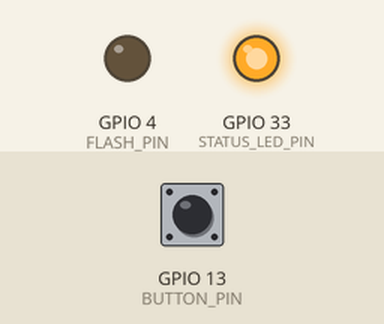
Recording of a sketch running on a simulated ESP32. Parts: output pins drawn as LEDs (lit = HIGH). The test bench sets the inputs (shaded band); at power-on: GPIO 13 (BUTTON_PIN) LOW. WiFi joins after 1.5 s; servers stay silent unless stated; uploads are accepted with an empty reply; the camera gives no picture; what the sketch prints to the serial monitor is not drawn.

Above: at 3.5 s.
3.6 s: GPIO 13 (BUTTON_PIN) pulled HIGH for 3.2 s
At 4.3 s:
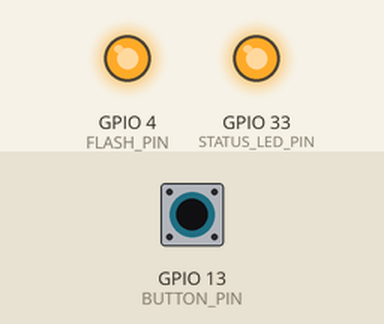
8.8 s: GPIO 13 (BUTTON_PIN) pulled HIGH for 0.15 s
At 10.5 s:
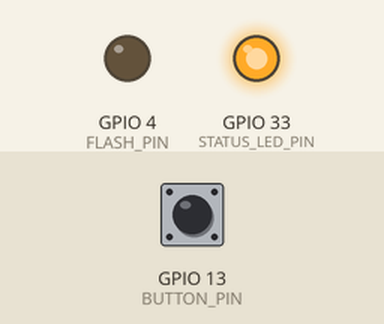
Timing chart, 0 to 12.0 s (numbered marks = the images above; inputs shaded):
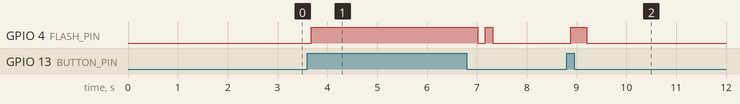

The sketch:

esp32-cam.ino
```cpp
/*
  SMART ROOM - DOOR CAMERA (ESP32-CAM, AI-Thinker)

  WORKFLOW:
  1. Turn the switch ON.
  2. Flash turns ON.
  3. Wait 3 seconds for the person to look at the camera.
  4. Capture one photo.
  5. Flash blinks twice.
  6. Send the photo to the Render server using HTTPS.
  7. Render saves the photo in Supabase.
  8. Laptop performs face recognition.
  9. Render sends the unlock command to the door ESP32 if authorized.

  One photo per switch ON.
  Turn OFF and ON again for another photo.

  WIRING:
  Switch:
    One leg -> 3V3
    Other leg -> GPIO 13

  FLASH:
    GPIO 4

  STATUS LED:
    GPIO 33 (active LOW)

  ARDUINO IDE:
    Board: AI Thinker ESP32-CAM
    Partition: Huge APP (3MB No OTA/1MB SPIFFS)
    Library: ArduinoJson by Benoit Blanchon (version 7)

  Serial Monitor: 115200 baud
*/

#include <WiFi.h>
#include <WiFiClientSecure.h>
#include <HTTPClient.h>
#include <ArduinoJson.h>
#include "esp_camera.h"

// ==================================================
// WIFI CONFIGURATION
// ==================================================

const char* WIFI_SSID = "Alizaib jatoi";
const char* WIFI_PASSWORD = "Alizaib777";

// ==================================================
// RENDER SERVER CONFIGURATION
// ==================================================

const char* SERVER_URL =
  "https://smart-room-exsy.onrender.com/api/camera/photo";

// Must match CAMERA_KEY in Render environment variables.
const char* CAMERA_KEY = "smart-room-cam";

// ==================================================
// HARDWARE PINS
// ==================================================

#define BUTTON_PIN 13
#define FLASH_PIN 4
#define STATUS_LED_PIN 33

const bool FLIP_IMAGE = false;

// ==================================================
// AI-THINKER ESP32-CAM PIN CONFIGURATION
// ==================================================

#define PWDN_GPIO_NUM 32
#define RESET_GPIO_NUM -1
#define XCLK_GPIO_NUM 0
#define SIOD_GPIO_NUM 26
#define SIOC_GPIO_NUM 27
#define Y9_GPIO_NUM 35
#define Y8_GPIO_NUM 34
#define Y7_GPIO_NUM 39
#define Y6_GPIO_NUM 36
#define Y5_GPIO_NUM 21
#define Y4_GPIO_NUM 19
#define Y3_GPIO_NUM 18
#define Y2_GPIO_NUM 5
#define VSYNC_GPIO_NUM 25
#define HREF_GPIO_NUM 23
#define PCLK_GPIO_NUM 22

// ==================================================
// TIMING CONFIGURATION
// ==================================================

const unsigned long DEBOUNCE_MS = 80;
const unsigned long CANCEL_MS = 250;
const unsigned long LOOK_TIME_MS = 3000;

bool switchWasOn = false;

// ==================================================
// CAMERA INITIALIZATION
// ==================================================

bool startCamera() {

  camera_config_t config = {};

  config.ledc_channel = LEDC_CHANNEL_0;
  config.ledc_timer = LEDC_TIMER_0;

  config.pin_d0 = Y2_GPIO_NUM;
  config.pin_d1 = Y3_GPIO_NUM;
  config.pin_d2 = Y4_GPIO_NUM;
  config.pin_d3 = Y5_GPIO_NUM;
  config.pin_d4 = Y6_GPIO_NUM;
  config.pin_d5 = Y7_GPIO_NUM;
  config.pin_d6 = Y8_GPIO_NUM;
  config.pin_d7 = Y9_GPIO_NUM;

  config.pin_xclk = XCLK_GPIO_NUM;
  config.pin_pclk = PCLK_GPIO_NUM;
  config.pin_vsync = VSYNC_GPIO_NUM;
  config.pin_href = HREF_GPIO_NUM;

  config.pin_sccb_sda = SIOD_GPIO_NUM;
  config.pin_sccb_scl = SIOC_GPIO_NUM;

  config.pin_pwdn = PWDN_GPIO_NUM;
  config.pin_reset = RESET_GPIO_NUM;

  config.xclk_freq_hz = 20000000;
  config.pixel_format = PIXFORMAT_JPEG;

  config.frame_size = FRAMESIZE_VGA;
  config.jpeg_quality = 12;
  config.grab_mode = CAMERA_GRAB_LATEST;

  if (psramFound()) {
    config.fb_location = CAMERA_FB_IN_PSRAM;
    config.fb_count = 2;
  } else {
    config.fb_location = CAMERA_FB_IN_DRAM;
    config.fb_count = 1;
  }

  esp_err_t err = esp_camera_init(&config);

  if (err != ESP_OK) {
    Serial.printf(
      "Camera failed to start. Error: 0x%x\n",
      err);
    return false;
  }

  sensor_t* sensor = esp_camera_sensor_get();

  if (FLIP_IMAGE) {
    sensor->set_vflip(sensor, 1);
    sensor->set_hmirror(sensor, 1);
  }

  Serial.println("Camera initialized successfully.");

  return true;
}

// ==================================================
// CAPTURE PHOTO
// ==================================================

camera_fb_t* takePhoto() {

  // Remove old frames.
  for (int i = 0; i < 2; i++) {

    camera_fb_t* oldFrame = esp_camera_fb_get();

    if (oldFrame) {
      esp_camera_fb_return(oldFrame);
    }
  }

  return esp_camera_fb_get();
}

// ==================================================
// SWITCH FUNCTIONS
// ==================================================

bool switchOn() {
  return digitalRead(BUTTON_PIN) == HIGH;
}

bool switchSteady(bool on, unsigned long ms) {

  unsigned long start = millis();

  while (millis() - start < ms) {

    if (switchOn() != on) {
      return false;
    }

    delay(5);
  }

  return true;
}

// ==================================================
// FLASH BLINK
// ==================================================

void blinkFlash(int times) {

  for (int i = 0; i < times; i++) {

    digitalWrite(FLASH_PIN, HIGH);
    delay(150);

    digitalWrite(FLASH_PIN, LOW);
    delay(150);
  }
}

// ==================================================
// WIFI CONNECTION
// ==================================================

void connectWiFi() {

  Serial.printf(
    "Connecting to WiFi: %s\n",
    WIFI_SSID);

  WiFi.mode(WIFI_STA);
  WiFi.setSleep(false);

  WiFi.begin(WIFI_SSID, WIFI_PASSWORD);

  unsigned long start = millis();

  while (
    WiFi.status() != WL_CONNECTED && millis() - start < 15000) {

    delay(500);
    Serial.print(".");
  }

  Serial.println();

  if (WiFi.status() == WL_CONNECTED) {

    Serial.println("WiFi connected!");

    Serial.print("Camera IP: ");
    Serial.println(WiFi.localIP());

  } else {

    Serial.println(
      "WiFi not connected. Will retry automatically.");
  }
}

// ==================================================
// AUTOMATIC WIFI RECONNECTION
// ==================================================

void keepWiFiConnected() {

  static unsigned long lastTry = 0;

  if (WiFi.status() == WL_CONNECTED) {
    return;
  }

  if (millis() - lastTry < 15000) {
    return;
  }

  lastTry = millis();

  Serial.println("WiFi disconnected. Reconnecting...");

  WiFi.disconnect();
  WiFi.begin(WIFI_SSID, WIFI_PASSWORD);
}

// ==================================================
// SEND PHOTO TO RENDER
// ==================================================

void sendPhotoToRender(camera_fb_t* fb) {

  if (!fb) {
    Serial.println("Invalid photo.");
    return;
  }

  if (WiFi.status() != WL_CONNECTED) {

    Serial.println("WiFi disconnected. Photo not sent.");

    return;
  }

  Serial.println("Connecting securely to Render...");

  WiFiClientSecure client;

  // Prototype setting: accepts the HTTPS certificate
  // without validating its identity.
  // Replace with certificate validation for production use.
  client.setInsecure();

  HTTPClient http;

  http.setConnectTimeout(20000);
  http.setTimeout(60000);

  if (!http.begin(client, SERVER_URL)) {

    Serial.println("Could not initialize HTTPS connection.");

    return;
  }

  http.addHeader(
    "Content-Type",
    "image/jpeg");

  http.addHeader(
    "X-Camera-Key",
    CAMERA_KEY);

  Serial.printf(
    "Uploading photo: %u bytes\n",
    fb->len);

  // Upload one photo to Render.
  int httpCode = http.POST(
    fb->buf,
    fb->len);

  String response = "";

  if (httpCode > 0) {
    response = http.getString();
  }

  String errorMessage = http.errorToString(httpCode);

  http.end();

  // ==================================================
  // RESPONSE HANDLING
  // ==================================================

  if (httpCode <= 0) {

    Serial.println("Photo upload failed.");

    Serial.println(errorMessage);

    return;
  }

  Serial.printf(
    "Render HTTP Status: %d\n",
    httpCode);

  Serial.println("Render response:");

  Serial.println(response);

  if (httpCode >= 200 && httpCode < 300) {

    Serial.println("--------------------------------");
    Serial.println("PHOTO SUCCESSFULLY SENT TO RENDER");
    Serial.println("--------------------------------");

    Serial.println(
      "Render will save the photo in Supabase.");

    Serial.println(
      "Laptop will perform face recognition.");

    Serial.println(
      "Door ESP32 will receive the unlock command if authorized.");

  } else {

    Serial.println("--------------------------------");
    Serial.println("RENDER REJECTED THE PHOTO");
    Serial.println("--------------------------------");

    JsonDocument json;

    if (!deserializeJson(json, response)) {

      const char* error = json["error"] | "Unknown server error";

      Serial.print("Server error: ");
      Serial.println(error);
    }
  }
}

// ==================================================
// MAIN FACE CAPTURE PROCESS
// ==================================================

void checkFace() {

  if (WiFi.status() != WL_CONNECTED) {

    Serial.println("No WiFi. Photo not sent.");

    return;
  }

  // ----------------------------------------------
  // STEP 1: TURN FLASH ON
  // ----------------------------------------------

  Serial.println();
  Serial.println("Switch ON detected.");

  Serial.println(
    "Look straight at the camera...");

  digitalWrite(FLASH_PIN, HIGH);

  unsigned long start = millis();
  unsigned long offSince = 0;

  // ----------------------------------------------
  // STEP 2: WAIT THREE SECONDS
  // ----------------------------------------------

  while (millis() - start < LOOK_TIME_MS) {

    if (switchOn()) {

      offSince = 0;

    } else if (offSince == 0) {

      offSince = millis();

    } else if (millis() - offSince >= CANCEL_MS) {

      digitalWrite(FLASH_PIN, LOW);

      Serial.println(
        "Switch turned OFF. Capture cancelled.");

      return;
    }

    delay(10);
  }

  // ----------------------------------------------
  // STEP 3: CAPTURE PHOTO
  // ----------------------------------------------

  Serial.println("Capturing photo...");

  camera_fb_t* fb = takePhoto();

  digitalWrite(FLASH_PIN, LOW);

  if (!fb) {

    Serial.println("Camera could not capture photo.");

    return;
  }

  // ----------------------------------------------
  // STEP 4: BLINK FLASH TWICE
  // ----------------------------------------------

  blinkFlash(2);

  Serial.println("Photo captured successfully.");

  // ----------------------------------------------
  // STEP 5: SEND TO RENDER
  // ----------------------------------------------

  sendPhotoToRender(fb);

  // Release camera memory.
  esp_camera_fb_return(fb);

  Serial.println();
  Serial.println(
    "Camera ready. Turn switch OFF and ON for another capture.");
}

// ==================================================
// SETUP
// ==================================================

void setup() {

  Serial.begin(115200);

  delay(500);

  Serial.println();
  Serial.println("================================");
  Serial.println("SMART ROOM - DOOR CAMERA");
  Serial.println("ESP32-CAM AI-Thinker");
  Serial.println("================================");

  // Initialize hardware pins.
  pinMode(FLASH_PIN, OUTPUT);
  digitalWrite(FLASH_PIN, LOW);

  pinMode(STATUS_LED_PIN, OUTPUT);
  digitalWrite(STATUS_LED_PIN, HIGH);

  pinMode(BUTTON_PIN, INPUT_PULLDOWN);

  // Initialize camera.
  if (!startCamera()) {

    Serial.println(
      "Restarting camera module...");

    delay(3000);

    ESP.restart();
  }

  // Connect WiFi.
  connectWiFi();

  // Check initial switch position.
  switchWasOn = switchOn();

  if (switchWasOn) {

    Serial.println(
      "Switch is already ON. Turn it OFF and ON again.");

  } else {

    Serial.println(
      "Ready. Turn the switch ON to capture a photo.");
  }
}

// ==================================================
// MAIN LOOP
// ==================================================

void loop() {

  // Maintain WiFi connection.
  keepWiFiConnected();

  bool on = switchOn();

  // Detect a stable switch change.
  if (
    on != switchWasOn && switchSteady(on, DEBOUNCE_MS)) {

    switchWasOn = on;

    // Only capture when switch changes OFF -> ON.
    if (on) {

      checkFace();

      // Update switch state after capture.
      switchWasOn = switchOn();
    }
  }
}
```

Measured:
- after the input at 3.6 s, GPIO 4 (FLASH_PIN): LOW → HIGH after 0.08 s, → LOW 3.3 s later, → HIGH 0.15 s later, → LOW 0.15 s later
- after the input at 8.8 s, GPIO 4 (FLASH_PIN): LOW → HIGH after 0.08 s, → LOW 0.32 s later
